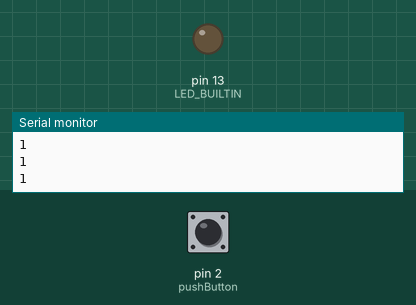
Simulated run of this sketch. Board: Arduino Uno, built with avr-gcc and run on an emulated ATmega328P. Parts: output pins drawn as LEDs (lit = HIGH), the last lines printed to the serial monitor. The inputs (shaded band) are chosen by the test bench; at power-on: pin 2 (pushButton) HIGH.

Above: at 2.8 s.
2.9 s: pin 2 (pushButton) pulled LOW for 1.2 s
At 4.3 s:
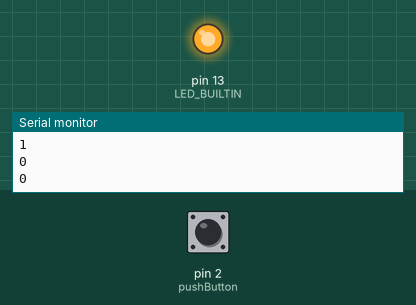
6.5 s: pin 2 (pushButton) pulled LOW for 3.2 s
At 10.8 s:
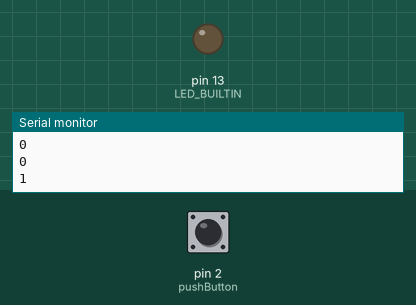
Timing chart, 0 to 12.3 s (numbered marks = the images above; inputs shaded):
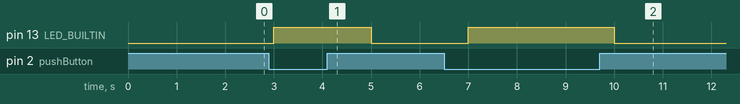

The sketch:

_____1-4.ino
```cpp
int pushButton = 2;

void setup() {
  Serial.begin(9600);
  pinMode(pushButton, INPUT_PULLUP);
  pinMode(LED_BUILTIN, OUTPUT);
}

void loop() {
  bool buttonState = digitalRead(pushButton);
  if (buttonState == LOW) {
    digitalWrite(LED_BUILTIN, HIGH);
  } else {
    digitalWrite(LED_BUILTIN, LOW);
  }
  Serial.println(buttonState);
  delay(1000); // Delay the blink for a second
}
```

Measured:
- after the input at 2.9 s, pin 13 (LED_BUILTIN): LOW → HIGH after 0.10 s, → LOW 2.0 s later
- after the input at 6.5 s, pin 13 (LED_BUILTIN): LOW → HIGH after 0.50 s, → LOW 3.0 s later
